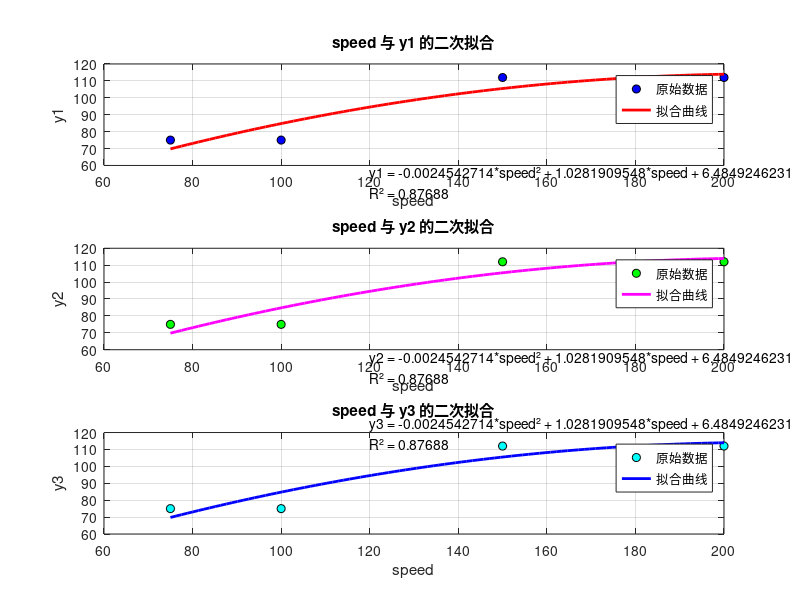

Reproduce this figure in MATLAB.
% 数据
speed = [75, 100, 150, 200];
y1 = [75, 75, 112, 112];
y2 = [75, 75, 112, 112];
y3 = [75, 75, 112, 112];

% 生成更平滑的 speed 范围用于拟合曲线
speed_fit = linspace(min(speed), max(speed), 100);

%% 对 speed 和 y1 进行二次拟合
p_y1 = polyfit(speed, y1, 2); % 二次拟合系数
y1_fit = polyval(p_y1, speed_fit); % 计算拟合值

% 计算 R² (y1)
y_mean_y1 = mean(y1);
SS_total_y1 = sum((y1 - y_mean_y1) .^ 2);
SS_residual_y1 = sum((y1 - polyval(p_y1, speed)) .^ 2);
R_squared_y1 = 1 - (SS_residual_y1 / SS_total_y1);

% 构造拟合公式字符串（保留10位小数）
eqn_y1 = sprintf('y1 = %.10f*speed² + %.10f*speed + %.10f', p_y1(1), p_y1(2), p_y1(3));

%% 对 speed 和 y2 进行二次拟合
p_y2 = polyfit(speed, y2, 2); % 二次拟合系数
y2_fit = polyval(p_y2, speed_fit); % 计算拟合值

% 计算 R² (y2)
y_mean_y2 = mean(y2);
SS_total_y2 = sum((y2 - y_mean_y2) .^ 2);
SS_residual_y2 = sum((y2 - polyval(p_y2, speed)) .^ 2);
R_squared_y2 = 1 - (SS_residual_y2 / SS_total_y2);

% 构造拟合公式字符串（保留10位小数）
eqn_y2 = sprintf('y2 = %.10f*speed² + %.10f*speed + %.10f', p_y2(1), p_y2(2), p_y2(3));

%% 对 speed 和 y3 进行二次拟合
p_y3 = polyfit(speed, y3, 2); % 二次拟合系数
y3_fit = polyval(p_y3, speed_fit); % 计算拟合值

% 计算 R² (y3)
y_mean_y3 = mean(y3);
SS_total_y3 = sum((y3 - y_mean_y3) .^ 2);
SS_residual_y3 = sum((y3 - polyval(p_y3, speed)) .^ 2);
R_squared_y3 = 1 - (SS_residual_y3 / SS_total_y3);

% 构造拟合公式字符串（保留10位小数）
eqn_y3 = sprintf('y3 = %.10f*speed² + %.10f*speed + %.10f', p_y3(1), p_y3(2), p_y3(3));

%% 打印拟合公式到控制台（保留10位小数）
fprintf('----- 拟合公式（保留10位小数） -----\n');
fprintf('%s\n', eqn_y1);
fprintf('R² = %.10f\n\n', R_squared_y1);
fprintf('%s\n', eqn_y2);
fprintf('R² = %.10f\n\n', R_squared_y2);
fprintf('%s\n', eqn_y3);
fprintf('R² = %.10f\n', R_squared_y3);

%% 绘制在同一个图形窗口（上下排列）
figure;

% subplot 1: speed 和 y1 的拟合
subplot(3, 1, 1); % 3行1列，第1个子图
plot(speed, y1, 'o', 'MarkerFaceColor', 'b', 'MarkerEdgeColor', 'k'); % 原始数据
hold on;
plot(speed_fit, y1_fit, 'r-', 'LineWidth', 2); % 拟合曲线
hold off;

title('speed 与 y1 的二次拟合');
xlabel('speed');
ylabel('y1');
legend('原始数据', '拟合曲线', 'Location', 'best');
text(120, 50, {eqn_y1, sprintf('R² = %.5f', R_squared_y1)}, 'FontSize', 10); % 显示公式和R²
grid on;

% subplot 2: speed 和 y2 的拟合
subplot(3, 1, 2); % 3行1列，第2个子图
plot(speed, y2, 'o', 'MarkerFaceColor', 'g', 'MarkerEdgeColor', 'k'); % 原始数据
hold on;
plot(speed_fit, y2_fit, 'm-', 'LineWidth', 2); % 拟合曲线
hold off;

title('speed 与 y2 的二次拟合');
xlabel('speed');
ylabel('y2');
legend('原始数据', '拟合曲线', 'Location', 'best');
text(120, 50, {eqn_y2, sprintf('R² = %.5f', R_squared_y2)}, 'FontSize', 10); % 显示公式和R²
grid on;

% subplot 3: speed 和 y3 的拟合
subplot(3, 1, 3); % 3行1列，第3个子图
plot(speed, y3, 'o', 'MarkerFaceColor', 'c', 'MarkerEdgeColor', 'k'); % 原始数据
hold on;
plot(speed_fit, y3_fit, 'b-', 'LineWidth', 2); % 拟合曲线
hold off;

title('speed 与 y3 的二次拟合');
xlabel('speed');
ylabel('y3');
legend('原始数据', '拟合曲线', 'Location', 'best');
text(120, 120, {eqn_y3, sprintf('R² = %.5f', R_squared_y3)}, 'FontSize', 10); % 显示公式和R²
grid on;
